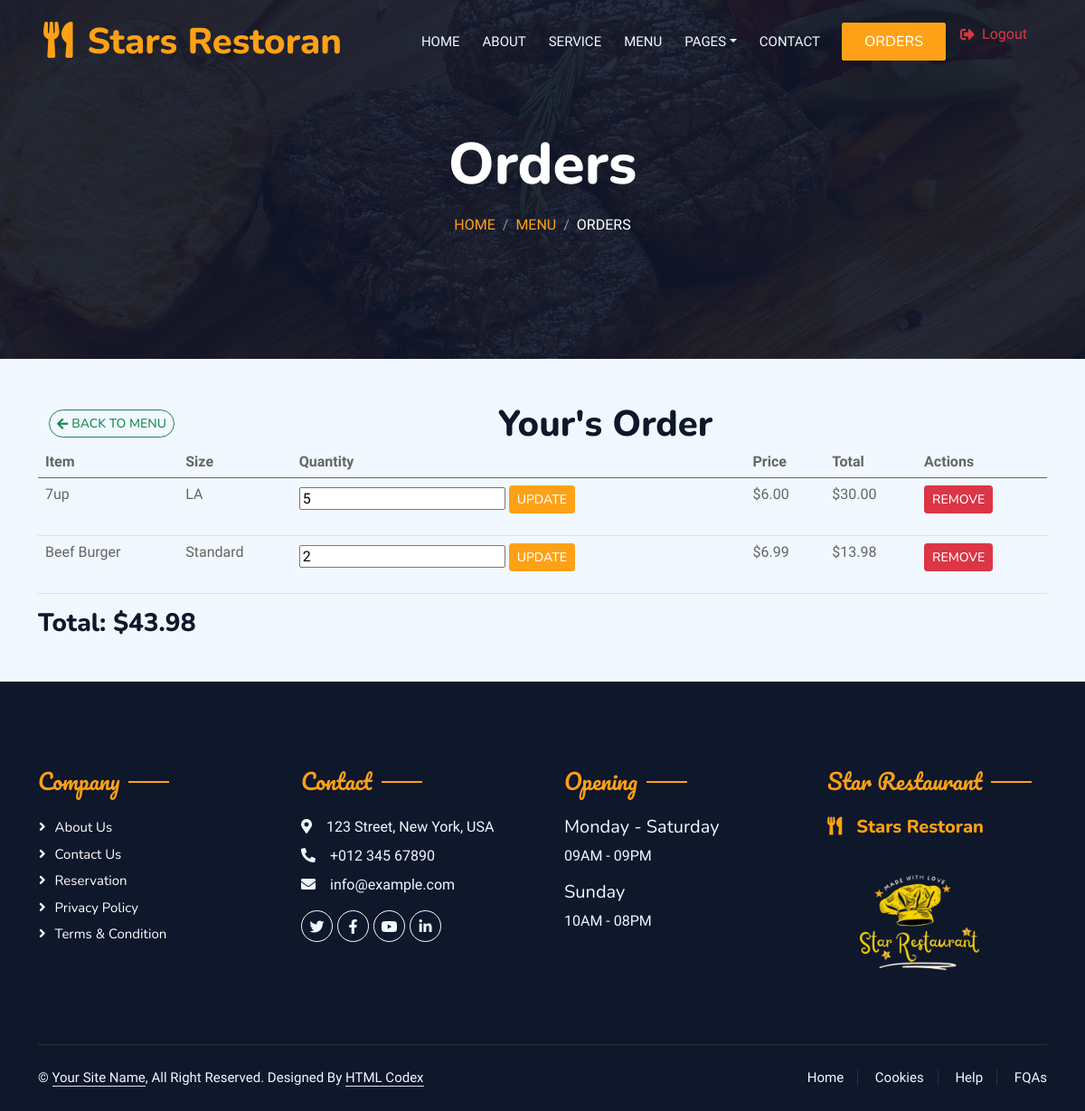
Screenshot of /stars/restaurant/order/ (signed in) with the database file from the repository.
### restaurant_app/models.py (models this page shows, shortened)
class CartItem(models.Model):
    cart = models.ForeignKey(Cart, related_name="cart_items", on_delete=models.CASCADE)
    content_type = models.ForeignKey(ContentType, on_delete=models.CASCADE) #This stores the type of model (e.g., Drinks, Meals, etc.).
    object_id = models.PositiveIntegerField()
    food_item = GenericForeignKey("content_type", "object_id") # This creates a dynamic reference to any food model using content_type and object_id.
    size = models.CharField(max_length=2, choices=SizePriceMixin.Size.choices, blank=True, null=True)
    quantity = models.PositiveIntegerField(default=1)
    added_at = models.DateTimeField(auto_now_add=True)

class Food(models.Model):
    name = models.CharField(max_length=255,blank=False,default='food')
    price = models.DecimalField(max_digits=6, decimal_places=2,default=0.0)
    image = models.ImageField(upload_to=upload_to_dynamic,default='defa/defa.png')
    description = models.CharField(max_length=255,blank=False,default='description')
    class Meta:
        abstract = True

class SizePriceMixin(models.Model):
    class Size(models.TextChoices):
        SMALL = 'SM', 'Small'
        MEDIUM = 'ME', 'Medium'
        LARGE = 'LA', 'Large'
    size = models.CharField(max_length=2, choices=Size.choices, default=Size.SMALL)
    small_price = models.DecimalField(max_digits=6, decimal_places=2, default=0.0)
    medium_price = models.DecimalField(max_digits=6, decimal_places=2, default=0.0)
    large_price = models.DecimalField(max_digits=6, decimal_places=2, default=0.0)
    class Meta:
        abstract = True
    def get_price_by_size(self, size):
        if size == self.Size.SMALL:
            return self.small_price
        elif size == self.Size.MEDIUM:
            return self.medium_price
        elif size == self.Size.LARGE:
            return self.large_price
        return self.small_price

class Drinks(Food, SizePriceMixin):
    class TypeOfDrinks(models.TextChoices):
        HOT = 'HO', 'Hot'
        COLD = 'CO', 'Cold'
    type_of_drink = models.CharField(max_length=2, choices=TypeOfDrinks.choices, default=TypeOfDrinks.COLD)

class Meals(Food):
    def __str__(self):
        return f"{self.name}"

class Rest_detail(models.Model):
    name = models.CharField(max_length=255,blank=False,default='restaurant')
    address = models.CharField(max_length=255,blank=False,default='address')
    phone_number = models.CharField(max_length=20,blank=False,default='phone_number')
    email = models.EmailField(max_length=255,blank=False,default='email')
    image = models.ImageField(upload_to='restaurant/',default='defa/defa.png')
    description1 = models.CharField(max_length=255,default='Enjoy OurDelicious Meal')
    description2 = models.CharField(max_length=1500,default='Tempor erat elitr rebum at clita. Diam dolor diam ipsum sit. Aliqu diam amet diam et eos. Clita erat ipsum et lorem et sit, sed stet lorem sit clita duo justo magna dolore erat amet')

### restaurant_app/views.py (the view)
# urls.py: path('order/', views.cart, name='cart'),
@login_required
def cart(request):
    cart = Cart.objects.filter(user=request.user if request.user.is_authenticated else None).first()
    cart_items = CartItem.objects.filter(cart=cart) if cart else []
    name = request.user.first_name
    total_price = 0
    for item in cart_items:
        if item.food_item is None:
            continue
        item.has_price_by_size = hasattr(item.food_item, 'get_price_by_size') and item.size
        if item.has_price_by_size:
            item_price = item.food_item.get_price_by_size(item.size)  # Call method inside view
        else:
            item_price = item.food_item.price
        item.item_price = item_price
        item.total_price = item.quantity * item_price
        if isinstance(item.food_item, (Drinks, Salads)):
            item.display_size = item.size if item.size else "N/A"  # Show size if available
        else:
            item.display_size = "Standard"  # Default for other categories
        total_price += item.total_price
    breadcrumb_section_url = reverse('restaurant_app:menu', kwargs={'category': 'choose_as_you_like'})
    rest_detail = get_object_or_404(Rest_detail,pk =1)
    context = {
        'cart': cart,
        'cart_items': cart_items,
        'total_price': total_price,
        'page_title': 'Orders',
        'breadcrumb_section': 'Menu',
        'breadcrumb_active': 'Orders',
        'breadcrumb_section_url':breadcrumb_section_url,
        'rest_detail':rest_detail,
        'name':name,
    }
    return render(request, 'restaurant/cart.html', context)

### restaurant_app/templates/restaurant/cart.html (shortened to what this page needs)
{% extends 'restaurant/base_other.html' %}
{% block content %}
<link rel="stylesheet" href="https://cdnjs.cloudflare.com/ajax/libs/animate.css/4.1.1/animate.min.css">
<div class="container">
    <div class="container d-flex align-items-center wow fadeInUp" data-wow-delay="0.1s">
        <a href="{% url 'restaurant_app:menu' 'd' %}" class="btn btn-outline-success btn-sm rounded-pill d-flex align-items-center gap-1">
            <i class="fas fa-arrow-left"></i> Back to Menu
        </a>
        <div class="flex-grow-1 text-center">
            <h1 class="mb-0">{{ name|default:"Your" }}'s Order</h1>
        </div>
    </div>
    {% if cart_items %}
    <div class="table-responsive wow fadeInUp" data-wow-delay="0.2s">
        <table class="table">
            <thead>
                <tr>
                    <th>Item</th>
                    <th>Size</th>
                    <th>Quantity</th>
                    <th>Price</th>
                    <th>Total</th>
                    <th>Actions</th>
                </tr>
            </thead>
            <tbody>
                {% for item in cart_items %}
                <tr class="wow fadeInUp" data-wow-delay="0.3s">
                    <td>{{ item.food_item.name }}</td>
                    <td>{{ item.display_size }}</td>
                    <td>
                        <form method="post" action="{% url 'restaurant_app:update_cart_item' item.id %}">
                            <input type="number" name="quantity" value="{{ item.quantity }}" min="1">
                            <button type="submit" class="btn btn-sm btn-primary">Update</button>
                        </form>
                    </td>
                    <td>${{ item.item_price }}</td>
                    <td>${{ item.total_price }}</td>
                    <td>
                        <a href="{% url 'restaurant_app:remove_cart_item' item.id %}" class="btn btn-sm btn-danger">Remove</a>
                    </td>
                </tr>
                {% endfor %}
            </tbody>
        </table>
    </div>
    <h3 class="wow fadeInUp" data-wow-delay="0.4s">Total: ${{ total_price }}</h3>
    {% else %}
    <p class="wow fadeInUp" data-wow-delay="0.1s">Your Order is empty.</p>
    {% endif %}
</div>
{% endblock %}

### restaurant_app/templates/restaurant/footer.html (shortened to what this page needs)
<div class="container-fluid bg-dark text-light footer pt-5 mt-5 wow fadeIn" data-wow-delay="0.1s">
    <div class="container py-5">
        <div class="row g-5">
            <div class="col-lg-3 col-md-6">
                <h4 class="section-title ff-secondary text-start text-primary fw-normal mb-4">Company</h4>
                <a class="btn btn-link" href="{% url 'restaurant_app:about'%}">About Us</a>
                <a class="btn btn-link" href="{% url 'restaurant_app:contact'%}">Contact Us</a>
                <a class="btn btn-link" href="">Reservation</a>
                <a class="btn btn-link" href="">Privacy Policy</a>
                <a class="btn btn-link" href="">Terms & Condition</a>
            </div>
            <div class="col-lg-3 col-md-6">
                <h4 class="section-title ff-secondary text-start text-primary fw-normal mb-4">Contact</h4>
                <p class="mb-2"><i class="fa fa-map-marker-alt me-3"></i>123 Street, New York, USA</p>
                <p class="mb-2"><i class="fa fa-phone-alt me-3"></i>+012 345 67890</p>
                <p class="mb-2"><i class="fa fa-envelope me-3"></i>info@example.com</p>
                <div class="d-flex pt-2">
                    <a class="btn btn-outline-light btn-social" href=""><i class="fab fa-twitter"></i></a>
                    <a class="btn btn-outline-light btn-social" href=""><i class="fab fa-facebook-f"></i></a>
                    <a class="btn btn-outline-light btn-social" href=""><i class="fab fa-youtube"></i></a>
                    <a class="btn btn-outline-light btn-social" href=""><i class="fab fa-linkedin-in"></i></a>
                </div>
            </div>
            <div class="col-lg-3 col-md-6">
                <h4 class="section-title ff-secondary text-start text-primary fw-normal mb-4">Opening</h4>
                <h5 class="text-light fw-normal">Monday - Saturday</h5>
                <p>09AM - 09PM</p>
                <h5 class="text-light fw-normal">Sunday</h5>
                <p>10AM - 08PM</p>
            </div>
            <div class="col-lg-3 col-md-6">
                <h4 class="section-title ff-secondary text-start text-primary fw-normal mb-4">Star Restaurant</h4>
                <h5 class="text-primary m-0"><i class="fa fa-utensils me-3"></i>Stars Restoran</h5>
                <img src="{{ rest_detail.image.url }}" alt="Logo" style="width: 200px; height: 180px; object-fit: cover; margin-right: 10px;">
            </div>
        </div>
    </div>
    <div class="container">
        <div class="copyright">
            <div class="row">
                <div class="col-md-6 text-center text-md-start mb-3 mb-md-0">
                    &copy; <a class="border-bottom" href="#">Your Site Name</a>, All Right Reserved.
                    Designed By <a class="border-bottom" href="https://htmlcodex.com">HTML Codex</a>
                </div>
                <div class="col-md-6 text-center text-md-end">
                    <div class="footer-menu">
                        <a href="{% url 'restaurant_app:home'%}">Home</a>
                        <a href="">Cookies</a>
                        <a href="">Help</a>
                        <a href="">FQAs</a>
                    </div>
                </div>
            </div>
        </div>
    </div>
</div>

### restaurant_app/static/css/style.css (style rules this page uses)
.ff-secondary { font-family: 'Pacifico', cursive; }
.btn { font-family: 'Nunito', sans-serif; font-weight: 500; text-transform: uppercase; transition: .5s; }
.btn.btn-primary, .btn.btn-secondary { color: #FFFFFF; }
.section-title { position: relative; display: inline-block; }
.section-title::before { position: absolute; content: ""; width: 45px; height: 2px; top: 50%; left: -55px; margin-top: -1px; background: var(--primary); }
.section-title::after { position: absolute; content: ""; width: 45px; height: 2px; top: 50%; right: -55px; margin-top: -1px; background: var(--primary); }
.section-title.text-start::before, .section-title.text-end::after { display: none; }
.footer .btn.btn-social { margin-right: 5px; width: 35px; height: 35px; display: flex; align-items: center; justify-content: center; color: var(--light); border: 1px solid #FFFFFF; border-radius: 35px; transition: .3s; }
.footer .btn.btn-link { display: block; margin-bottom: 5px; padding: 0; text-align: left; color: #FFFFFF; font-size: 15px; font-weight: normal; text-transform: capitalize; transition: .3s; }
.footer .btn.btn-link::before { position: relative; content: "\f105"; font-family: "Font Awesome 5 Free"; font-weight: 900; margin-right: 10px; }
.footer .copyright { padding: 25px 0; font-size: 15px; border-top: 1px solid rgba(256, 256, 256, .1); }
.footer .copyright a { color: var(--light); }
.footer .footer-menu a { margin-right: 15px; padding-right: 15px; border-right: 1px solid rgba(255, 255, 255, .1); }
.footer .footer-menu a:last-child { margin-right: 0; padding-right: 0; border-right: none; }

### rows the page displays
CartItem: food_item.name "7up", display_size "LA", quantity "5", item_price "6.00", total_price "30.00"
CartItem: food_item.name "Beef Burger", display_size "Standard", quantity "2", item_price "6.99", total_price "13.98"
Rest_detail: image (picture)

### other values shown
{{ page_title }} "Orders"
{{ breadcrumb_section }} "MENU"
{{ breadcrumb_active }} "ORDERS"
{{ name|default:"Your" }} "Your"
{{ total_price }} "43.98"
